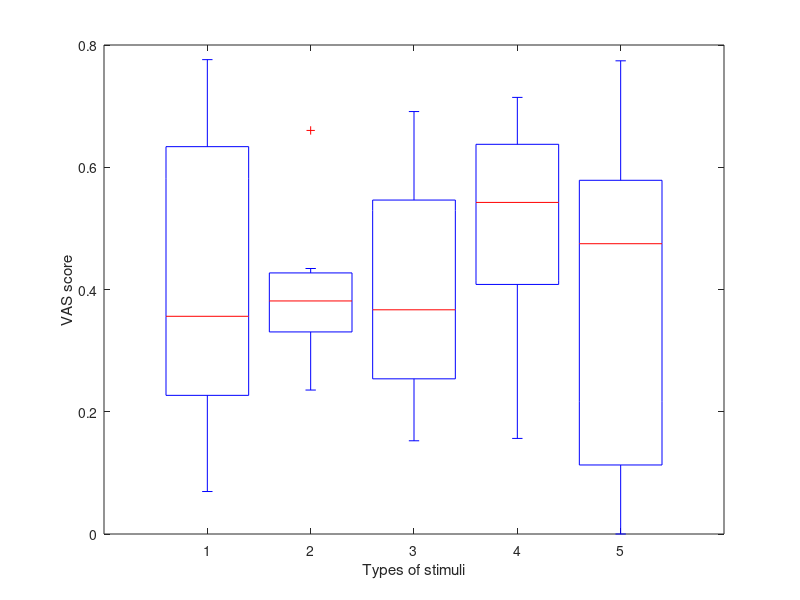

MATLAB code to generate this figure:
result = [17.05 10.7 12.9 15.2 20.05;   % CWW
    7.9 11 5 16.25 13.85;   % JJ
    10.55 8.65 9.5 12.9 12.1;   % BK
    16.2 11.25 17.9 18.5 18.4;   % YWH
    7.2 8.3 3.95 4.35 3.5;   % SHG
    1.8 9.05 9.5 17.3 12.5;   % LK
    20.1 6.1 17.9 4.05 1.2;   % SYL
    1.9 17.1 7.1 12.65 0]./25.9;   % JHH

for i = 1:5
    result(9,i) = sum(result(:,i))/8;   % average
end
% result(9,:) = [0.3991 0.3965 0.4042 0.4884 0.3938];

result(10,:) = std(result(1:8,:));
% result(10,:) = [0.2670 0.1253 0.2074 0.2156 0.2978];


boxplot(result(1:8,:))
xlabel('Types of stimuli')
% hLegend = legend(findall(gca, 'Tag', 'Box'), {'sugary water','vanilla syrup','hazelnut syrup','hotchoco mitte','hotchoco swissmiss'});
ylabel('VAS score')

% paired t-test
% h: null hypothesis, p: p-value
% default: alpha = 0.05
x = result(1:8,1); y = result(1:8,2);
[h,p] = ttest(x-y);
x = result(1:8,2); y = result(1:8,3);
[h,p] = ttest(x-y);
x = result(1:8,3); y = result(1:8,4);
[h,p] = ttest(x-y);
x = result(1:8,4); y = result(1:8,5);
[h,p] = ttest(x-y);  